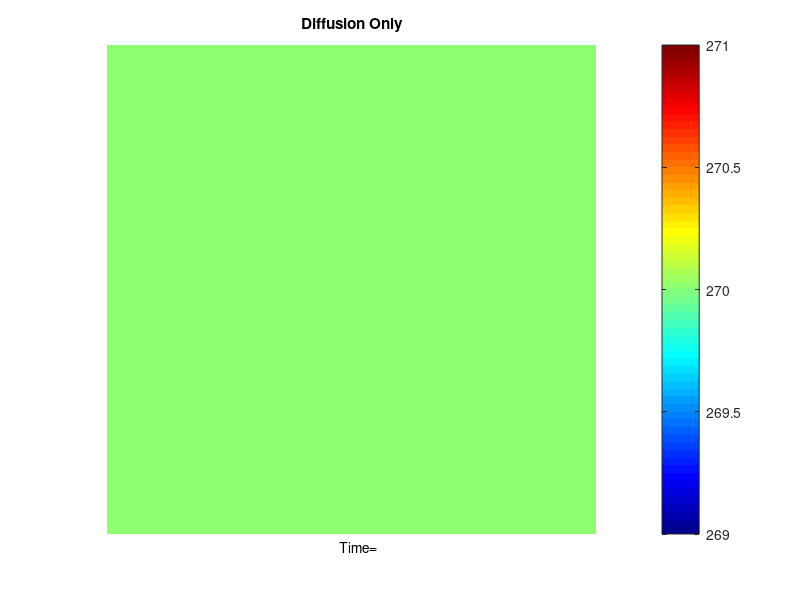

Write MATLAB code to recreate this figure. (Note: this script raises an error after producing the figure.)
% Test for diffusion only

clear all
close all
clc

tF = 10;  % Simulation time, modify accordingly

h = 2;
l = 2;
dt = 0.001;
dx = 0.1;
dy = 0.1;

Nx = l/dx;
Ny = h/dy;
Nt = tF/dt;

alpha = 0.1; % Diffusity parameter

% Some extra nodes for phantom nodes
u_array = zeros(Ny+2,Nx+2); % Disable advection
v_array = zeros(Ny+2,Nx+2); % Disable advection
T_array = 270*ones(Ny+2,Nx+2);
f_array = zeros(Ny+2,Nx+2);

% Preparation for plotting
hfig = figure;
hold on;
clims = [250 850];
im = imagesc( T_array(2:end-1,2:end-1), clims);
colormap(jet);
colorbar;
axis off equal;
title('Diffusion Only')

htext = text(Nx/2, 0, 'Time=');
htext.FontWeight = 'bold';

for k = 1 : Nt
    
    % Heat source at the center of the plate, keep it true at all time
    T_array(Ny/2+1:Ny/2+2, Nx/2+1:Nx/2+2) = 800;
    T_array = apply_bc(T_array, dx, dy, ...
        ["Neumann", "Neumann", "Neumann", "Neumann"], [0, 0, 0, 0]);
    
    T_array = advection_diffusion_solver(T_array, ...
        u_array, ...
        v_array, ...
        dt, ...
        dx, ...
        dy, ...
        alpha, ...
        f_array);
    
    if mod(k-1,100) == 0
        im.CData = T_array(2:end-1,2:end-1);
        htext.String = ['Time=', num2str((k-1)*dt),'s'] ;
        drawnow;
        write2gif(hfig, k, 'diffusion_only.gif');
    end
end